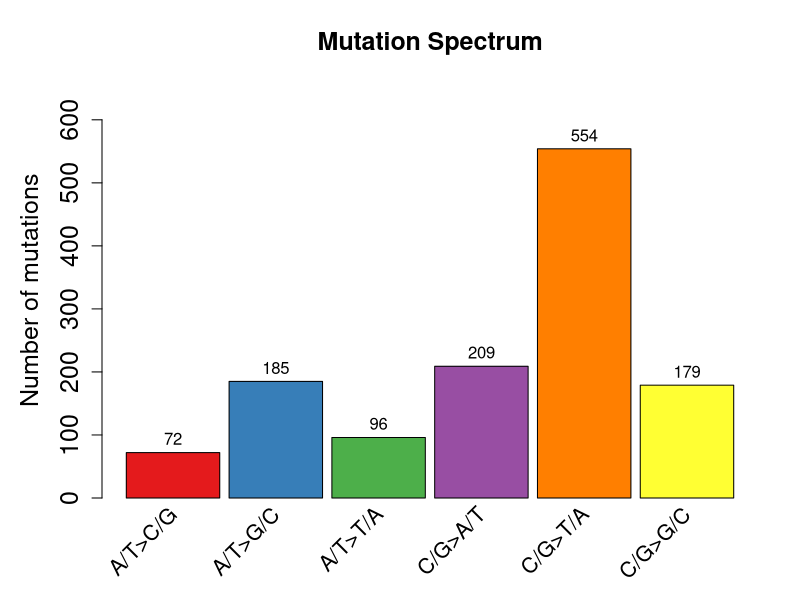

The R script that drew this image:
require(plotrix)
library(RColorBrewer)
mybarplot <- function (x, ...) 
{ 
	ya<-(floor(max(x)/5))*6
	at<-barplot(x,col=brewer.pal(6,"Set1"),space=c(0,0.1),beside=T,ylab="Number of mutations",axisnames=F,main="Mutation Spectrum",cex.axis=1.5,cex.lab=1.5,cex.main=1.5,ylim=c(0,ya),...) 
	at<-apply(at,2,mean)
	staxlab(1,at,colnames(x),srt=45,cex=1.3)
	text(at,x+ya/30,labels=as.character(x))
}
setwd("./")
a<-read.table("spectrum.txt",header=T,sep="\t",check.names=F)
a.matrix=as.matrix(a[,1:6])
a.matrix
png("Spectrum.png",width=800,height=600)
par(mar=c(5,5,4,2)+0.1,xpd=T)
mybarplot(a.matrix)
dev.off()
